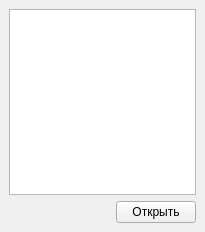
<?xml version="1.0" encoding="UTF-8"?>
<ui version="4.0">
 <class>MainTrends</class>
 <widget class="QMainWindow" name="MainTrends">
  <property name="geometry">
   <rect>
    <x>0</x>
    <y>0</y>
    <width>205</width>
    <height>232</height>
   </rect>
  </property>
  <property name="windowTitle">
   <string>MainTrends</string>
  </property>
  <widget class="QWidget" name="centralwidget">
   <layout class="QVBoxLayout" name="verticalLayout_2">
    <item>
     <layout class="QVBoxLayout" name="verticalLayout">
      <item>
       <widget class="ListTrends" name="listTrends"/>
      </item>
      <item>
       <layout class="QHBoxLayout" name="horizontalLayout">
        <item>
         <spacer name="horizontalSpacer">
          <property name="orientation">
           <enum>Qt::Orientation::Horizontal</enum>
          </property>
          <property name="sizeHint" stdset="0">
           <size>
            <width>40</width>
            <height>20</height>
           </size>
          </property>
         </spacer>
        </item>
        <item>
         <widget class="QPushButton" name="Open">
          <property name="text">
           <string>Открыть</string>
          </property>
         </widget>
        </item>
       </layout>
      </item>
     </layout>
    </item>
   </layout>
  </widget>
 </widget>
 <customwidgets>
  <customwidget>
   <class>ListTrends</class>
   <extends>QListView</extends>
   <header>listtrends.h</header>
  </customwidget>
 </customwidgets>
 <resources/>
 <connections/>
</ui>
